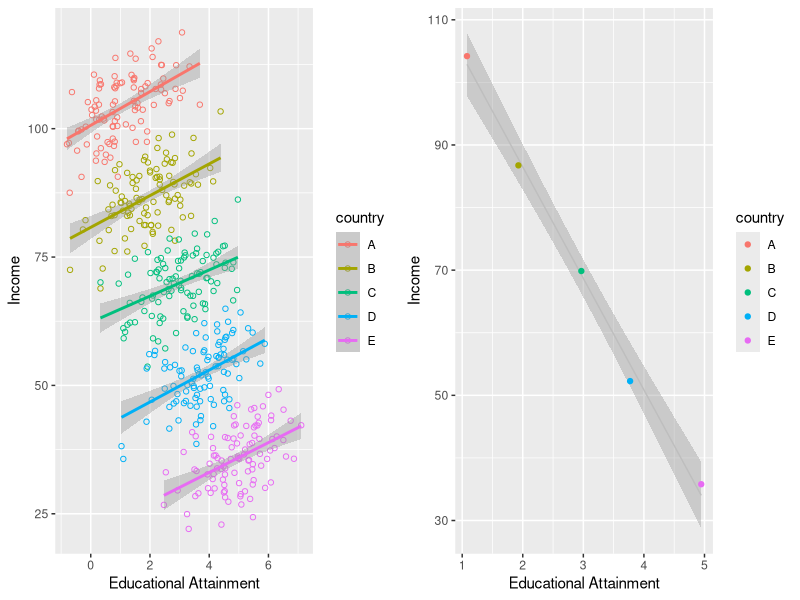

The R script that drew this image:
## ---- chunk 1
knitr::opts_chunk$set(echo = TRUE)
knitr::opts_chunk$set(fig.path="assets/img/ecofall/")
## ---- chunk 2
library(tidyverse)
library(gridExtra)
cont.list <- c('A','B','C','D','E')
nsam <- 100
tbl <- tibble(country=rep(cont.list,each=nsam), bl=rep(seq(100,by=-20,length.out=length(cont.list)),each=nsam))
for (i in seq_along(cont.list <- c('A','B','C','D','E'))){
  tbl[tbl$country==cont.list[i],'EA'] <- rnorm(nsam, mean=i)
}
tbl <- tbl %>% mutate(income=3*EA+bl+rnorm(n=nsam,sd=5))
tbl2 <- tbl %>% group_by(country) %>% summarize(mean_EA=mean(EA), mean_income=mean(income))
## ---- chunk 3
p1 <- ggplot(tbl, aes(x=EA, y=income, color=country)) + geom_point(shape=1) + geom_smooth(method=lm) + ylab('Income') + xlab('Educational Attainment')
p2 <- ggplot(tbl2, aes(x=mean_EA, y=mean_income, color=country)) + geom_smooth(method=lm, size=0.5, color='grey') + ylab('Income') + xlab('Educational Attainment') + geom_point(shape=19)
grid.arrange(p1, p2, nrow=1)
